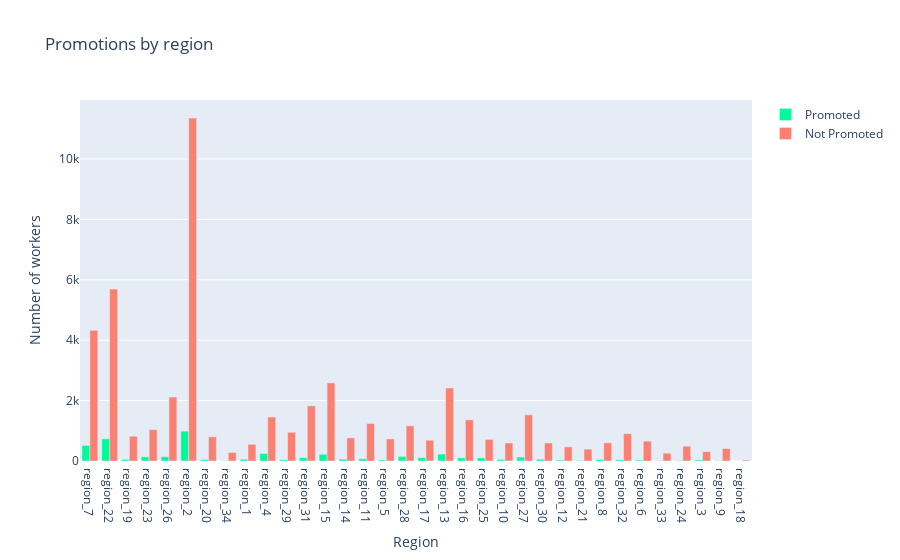

Here is the notebook cell this chart was saved with:
### Markdown cell above
# Region

### Code cell
plot_promotions_by_cat_variable("region", "Promotions by region", "Region", "Number of workers")
plot_percentage_promotions_by_cat_variable("region", "% of promotions per region","Department"," % of workers")

### Figure 1 — Plotly figure (JSON) as saved in the notebook; plotly's stock layout.template omitted (floating-point values rounded to 4 significant figures)
{"data": [{"marker": {"color": "mediumspringgreen"}, "name": "Promoted", "type": "bar", "x": ["region_7", "region_22", "region_19", "region_23", "region_26", "region_2", "region_20", "region_34", "region_1", "region_4", "region_29", "region_31", "region_15", "region_14", "region_11", "region_5", "region_28", "region_17", "region_13", "region_16", "region_25", "region_10", "region_27", "region_30", "region_12", "region_21", "region_8", "region_32", "region_6", "region_33", "region_24", "region_3", "region_9", "region_18"], "y": [516, 734, 53, 137, 143, 989, 49, 8, 58, 246, 43, 110, 222, 62, 74, 35, 154, 109, 230, 102, 103, 51, 131, 59, 33, 18, 53, 40, 32, 10, 18, 37, 8, 1]}, {"marker": {"color": "salmon"}, "name": "Not Promoted", "type": "bar", "x": ["region_7", "region_22", "region_19", "region_23", "region_26", "region_2", "region_20", "region_34", "region_1", "region_4", "region_29", "region_31", "region_15", "region_14", "region_11", "region_5", "region_28", "region_17", "region_13", "region_16", "region_25", "region_10", "region_27", "region_30", "region_12", "region_21", "region_8", "region_32", "region_6", "region_33", "region_24", "region_3", "region_9", "region_18"], "y": [4327, 5694, 821, 1038, 2117, 11354, 801, 284, 552, 1457, 951, 1825, 2586, 765, 1241, 731, 1164, 687, 2418, 1363, 716, 597, 1528, 598, 467, 393, 602, 905, 658, 259, 490, 309, 412, 30]}], "layout": {"title": {"text": "Promotions by region"}, "xaxis": {"title": {"text": "Region"}}, "yaxis": {"title": {"text": "Number of workers"}}}}
